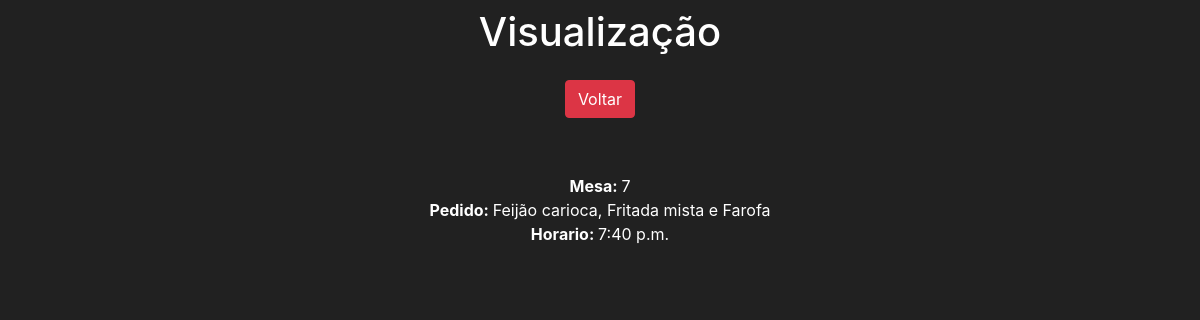
Page /view/2/ on the committed database.
### app/models.py (models this page shows)
class Pedidos(models.Model):
    mesa = models.IntegerField(validators=[validate_mesa])
    pedido = models.TextField()
    horario = models.TimeField()

### app/views.py (the view)
# urls.py: path('view/<int:pk>/', view, name='view'),
def view(request, pk): #ele recebe o parametro pk para poder trabalhar com base naquela chave primaria que distingue cada um dos objetos
    data = dict()
    data['db'] = Pedidos.objects.get(pk=pk) #aki o data dele recebe uma key db que tem como value um metodo get(com parametro a pk) que serve de Read, visualização
    return render(request, 'view.html', data)

### app/templates/view.html (shortened to what this page needs)
<!DOCTYPE html>
<html lang="pt-br">
<head>
    <link rel="stylesheet" href="https://cdn.jsdelivr.net/npm/bootstrap@4.6.2/dist/css/bootstrap.min.css">
</head>
<body style='background-color: #212121'>
    <div class='col-8 m-auto pt-2 pb-2 text-center'>
        <h1>Visualização</a>
    </div>
    <div class='col-8 m-auto pt-2 pb-2 text-center'>
        <a href='/pedidos' class='btn btn-danger'>Voltar</a>
    </div>
<div class="col-8 m-auto pt-4 pb-2 text-center"> <br>
    <strong> Mesa: </strong>{{db.mesa}} <br>
    <strong> Pedido: </strong>{{db.pedido}} <br>
    <strong> Horario: </strong>{{db.horario}} <br>
</div>
</body>
</html>

### app/templates/view.html (style rules this page uses)
h1, div { color: white; }

### rows in the picture
Pedidos: mesa "7", pedido "Feijão carioca, Fritada mista e Farofa", horario "7:40 p.m."
